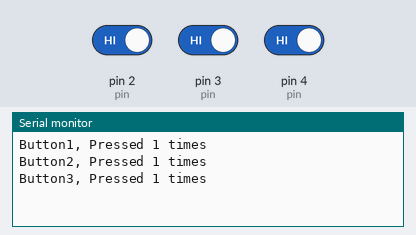
Simulated run of this sketch. Board: Arduino Uno, built with avr-gcc and run on an emulated ATmega328P. Shown: the last lines printed to the serial monitor. The inputs (shaded band) are chosen by the test bench; at power-on: pin 2 (pin) HIGH, pin 3 (pin) HIGH, pin 4 (pin) HIGH.

Above: at 1.2 s.
1.3 s: pin 2 (pin) driven LOW
At 2.5 s:
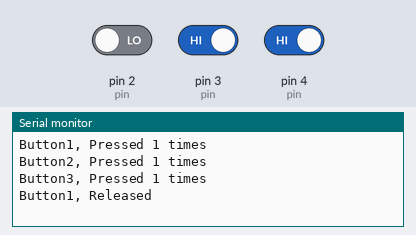
2.8 s: pin 3 (pin) driven LOW
At 3.8 s:
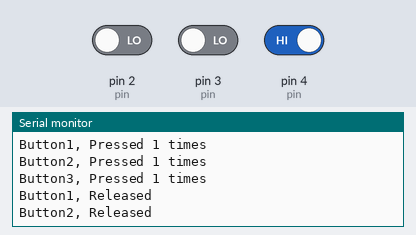
4.3 s: pin 4 (pin) driven LOW
At 5.0 s:
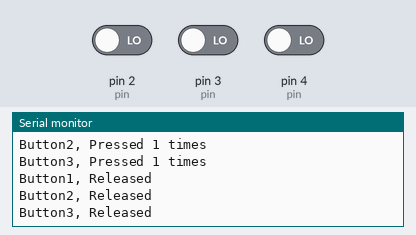
5.8 s: pin 2 (pin) driven HIGH
At 6.1 s:
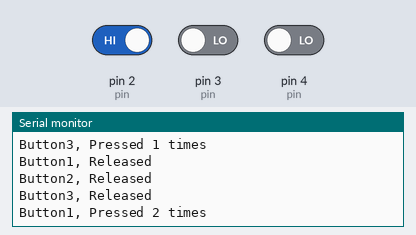
7.3 s: pin 3 (pin) driven HIGH
At 8.5 s:
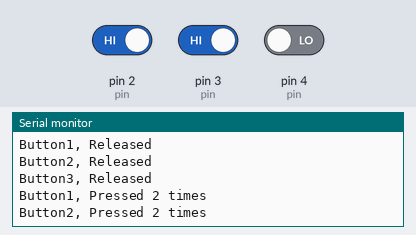
8.8 s: pin 4 (pin) driven HIGH
At 9.6 s:
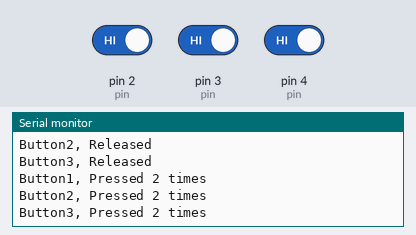
Timing chart, 0 to 11.3 s (numbered marks = the images above; inputs shaded):
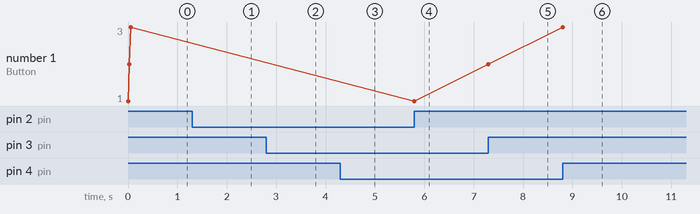

Measured:
- after the input at 1.3 s, the serial monitor: prints a new line at once (image 1)
- after the input at 2.8 s, the serial monitor: prints a new line at once (image 2)
- after the input at 4.3 s, the serial monitor: prints a new line at once (image 3)
- after the input at 5.8 s, the serial monitor: prints a new line at once (image 4)
- after the input at 7.3 s, the serial monitor: prints a new line at once (image 5)
- after the input at 8.8 s, the serial monitor: prints a new line at once (image 6)
- plotted number 1: 3 → 1 after the input at 5.8 s, 2 → 3 after the input at 8.8 s

The sketch:

Oppgave2c.ino
```cpp
struct Button
{
    int pin;
    // true for pulldown, false for pullup
    bool pulldown;

    bool state = false;
    bool prevState = false;
    bool pressed = false;
    bool released = false;
    int timesPressed = 0;

    void update()
    {
        if (pulldown)
            state = digitalRead(pin);
        else
            state = !digitalRead(pin);

        pressed = state && !prevState;
        released = !state && prevState;
        prevState = state;

        if (pressed)
        {
            timesPressed++;
        }
    }
};

Button button1;
Button button2;
Button button3;

void setup()
{
    Serial.begin(9600);

    button1.pin = 2;
    button2.pin = 3;
    button3.pin = 4;

    button1.pulldown = true;
    button2.pulldown = true;
    button3.pulldown = true;

    pinMode(button1.pin, INPUT);
    pinMode(button2.pin, INPUT);
    pinMode(button3.pin, INPUT);
}

void loop()
{
    button1.update();
    button2.update();
    button3.update();

    if (button1.pressed)
    {
        Serial.print("Button1, Pressed ");
        Serial.print(button1.timesPressed);
        Serial.println(" times");
    }

    if (button1.released)
    {
        Serial.println("Button1, Released");
    }

    if (button2.pressed)
    {
        Serial.print("Button2, Pressed ");
        Serial.print(button2.timesPressed);
        Serial.println(" times");
    }

    if (button2.released)
    {
        Serial.println("Button2, Released");
    }

    if (button3.pressed)
    {
        Serial.print("Button3, Pressed ");
        Serial.print(button3.timesPressed);
        Serial.println(" times");
    }

    if (button3.released)
    {
        Serial.println("Button3, Released");
    }
}
```
